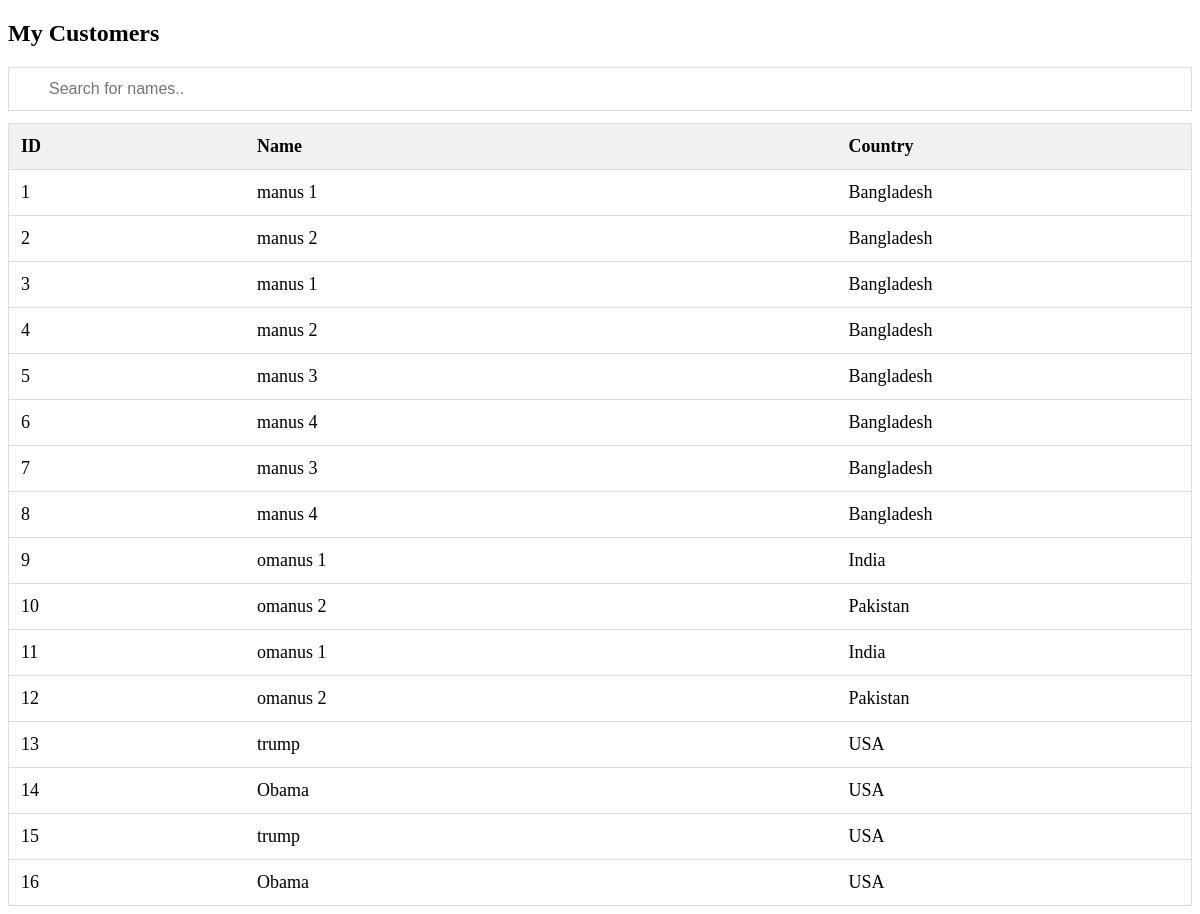
The page / on the database its author committed.
### tables this page shows
CREATE TABLE `info` (
  `id` int(11) NOT NULL,
  `name` varchar(50) NOT NULL,
  `country` varchar(50) NOT NULL
);

### index.php (the view, shortened to what this page needs)
<!DOCTYPE html>
<html>
<head>
	<link rel="stylesheet" type="text/css" href="my.css">
</head>
<body>
	<h2>My Customers</h2>
	<input type="text" id="myInput" onkeyup="myFunction()" placeholder="Search for names.." title="Type in a name">
	<table id="myTable">
		<tr class="header">
					<th style="width:20%;">ID</th>
					<th style="width:50%;">Name</th>
					<th style="width:30%;">Country</th>
				</tr>
		<?php
		require_once 'connect.php';
		$sql = ("SELECT * FROM info ");
		$result = $con->query($sql);
		if ($result->num_rows > 0) {
			while($row = $result->fetch_assoc()) {
				?>
				<tr>
					<?php
					echo "<td>" .$row["id"] ."</td> <td>" .$row["name"] ."</td><td>". $row["country"]. "</td>"; ?>
				</tr>
				<?php
			}
		} else {
			echo "0 results";
		}
		?>
	</table>
</body>
</html>

### my.css (style rules this page uses)
* { box-sizing: border-box; }
#myInput { background-image: url('/css/searchicon.png'); background-position: 10px 10px; background-repeat: no-repeat; width: 100%; font-size: 16px; padding: 12px 20px 12px 40px; border: 1px solid #ddd; margin-bottom: 12px; }
#myTable { border-collapse: collapse; width: 100%; border: 1px solid #ddd; font-size: 18px; }
#myTable th, #myTable td { text-align: left; padding: 12px; }
#myTable tr { border-bottom: 1px solid #ddd; }
#myTable tr.header, #myTable tr:hover { background-color: #f1f1f1; }

### rows shown on the page
info: id "1", name "manus 1", country "Bangladesh"
info: id "2", name "manus 2", country "Bangladesh"
info: id "3", name "manus 1", country "Bangladesh"
info: id "4", name "manus 2", country "Bangladesh"
info: id "5", name "manus 3", country "Bangladesh"
info: id "6", name "manus 4", country "Bangladesh"
info: id "7", name "manus 3", country "Bangladesh"
info: id "8", name "manus 4", country "Bangladesh"
info: id "9", name "omanus 1", country "India"
info: id "10", name "omanus 2", country "Pakistan"
info: id "11", name "omanus 1", country "India"
info: id "12", name "omanus 2", country "Pakistan"
info: id "13", name "trump", country "USA"
info: id "14", name "Obama", country "USA"
info: id "15", name "trump", country "USA"
info: id "16", name "Obama", country "USA"
